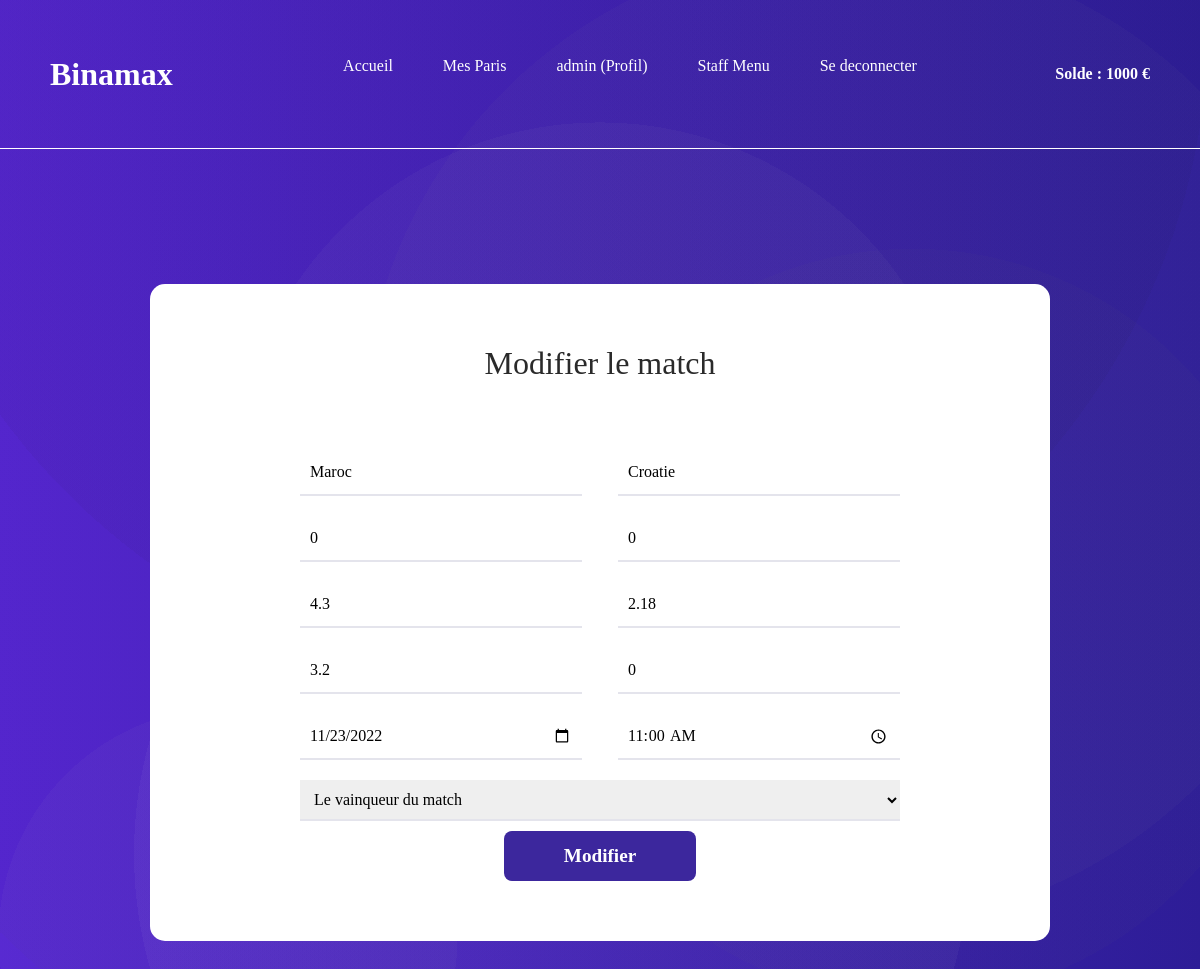
/modifier_match.php?id=1 (signed in), run on an earlier commit of the app's database.
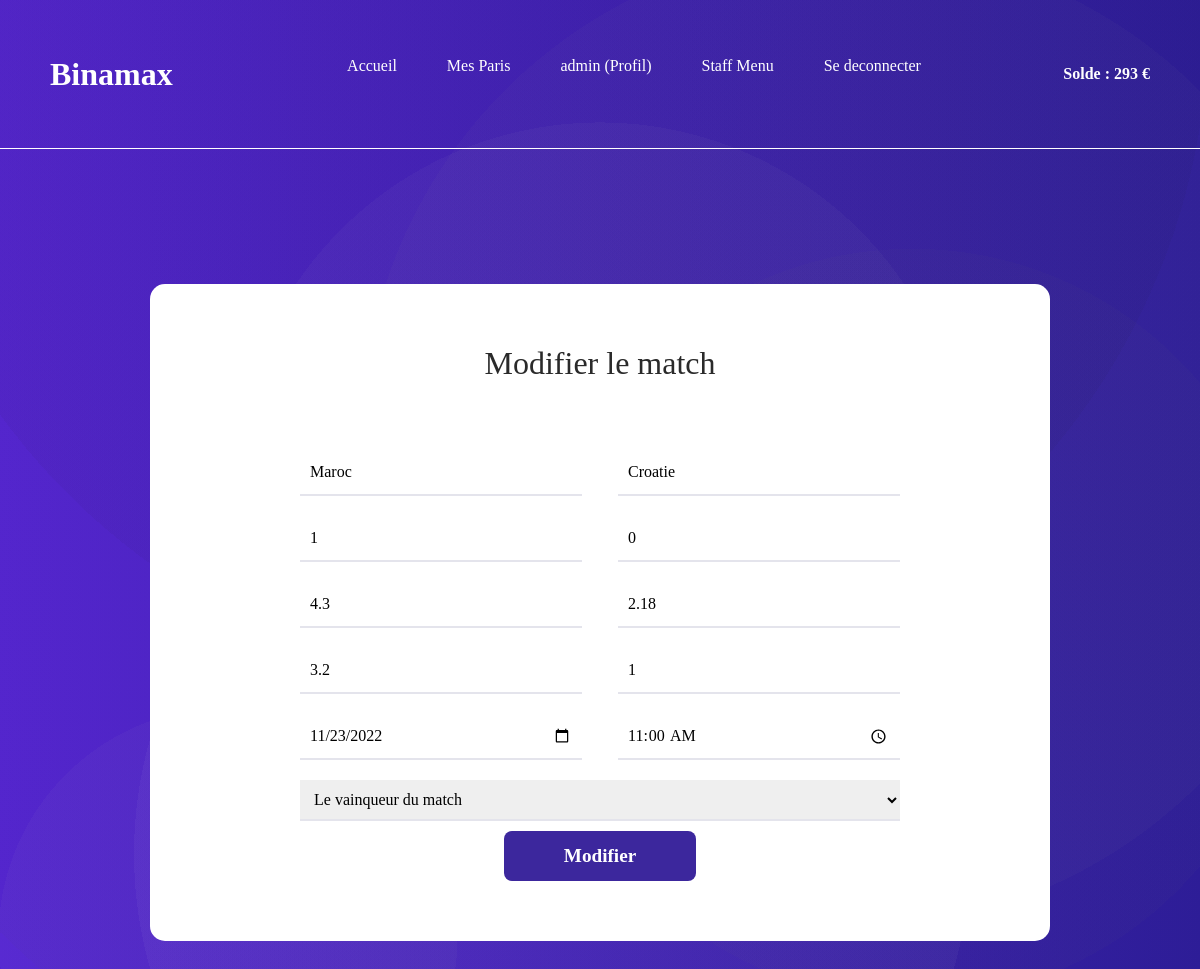
And on a later commit of the database.
### tables this page shows
CREATE TABLE `les_matchs` (
  `ID` int(11) NOT NULL,
  `equipe1` varchar(30) DEFAULT NULL,
  `equipe2` varchar(30) DEFAULT NULL,
  `score1` int(11) DEFAULT '0',
  `score2` int(11) DEFAULT '0',
  `la_date` date DEFAULT NULL,
  `heure` time DEFAULT NULL,
  `cote_equipe1` double DEFAULT NULL,
  `cote_equipe2` double DEFAULT NULL,
  `cote_nul` double DEFAULT NULL,
  `vainqueur` varchar(30) DEFAULT NULL,
  `status_match` int(11) DEFAULT '0'
);

### modifier_match.php (the view, shortened to what this page needs)
<?php
require_once("header.php");
require_once("navbar.php");
?>
<link rel="stylesheet" href="Styles/edit.css">
<br>
            <section id="edit">
            <div class="container">
                <div class="title">
                    <h2>Modifier le match</h2>
                </div>
                <?php
                    $req = $bdd->prepare("SELECT * FROM les_matchs where id = ?");
                    $req->execute([$_GET['id']]);
                    $match = $req->fetch();
                ?>
               <form action="#" method="POST">
                    <input value ="<?= $match['equipe1'] ?>"type="text" name="equipe1" placeholder="Nom de l'equipe 1" required>
                    <input value ="<?= $match['equipe2'] ?>"type="text" name="equipe2" placeholder="Nom de l'equipe 2" required>
                    <input value ="<?= $match['score1'] ?>"type="text" name="score1" placeholder="Score de l'equipe 1" required>
                    <input value ="<?= $match['score2'] ?>"type="text" name="score2" placeholder="Score de l'equipe 2" required>
                    <input value ="<?= $match['cote_equipe1'] ?>"type="int" name="cote_equipe1"  placeholder="la cote de equipe 1" required>
                    <input value ="<?= $match['cote_equipe2'] ?>"type="int" name="cote_equipe2"  placeholder="la cote de equipe 2" required>
                    <input value ="<?= $match['cote_nul'] ?>"type="int" name="cote_nul"  placeholder="la cote match nul " required>
                    <input value ="<?= $match['status_match'] ?>"type="int" name="status_match" placeholder="Le status du match">
                    <input value ="<?= $match['la_date'] ?>"type="date" name="la_date"  placeholder="La date du match" required>
                    <input value ="<?= $match['heure'] ?>"type="time" name="heure"  placeholder="L'heure du match" required>
                    <select name="vainqueur" id="vainqueur">
                        <option value="">Le vainqueur du match</option>
                    </select>
                    <button type="submit" name="submit">Modifier</button>
                </form>
            </section>

### navbar.php
<header>
    <nav class="navbar">
        <a href="" class="logo">Binamax</a>
        <div class="nav-links">
            <ul>
                <li><a href="accueil.php">Accueil</a></li>
                <li><a href="mes_paris.php">Mes Paris</a></li>
                <li><a href="profil.php"> <?= $_SESSION["username"] ?> (Profil) </a></li>
                <?php
                if ($_SESSION["administrateur"] == 1) {
                    echo '<li><a href="staffmenu.php"> Staff Menu </a></li>';
                }
                ?>
                <li><a href="sedeco.php"> Se deconnecter </a></li>
            </ul>
        </div>
        <a href="profil.php" class="solde">Solde : <?= $_SESSION["argent"] ?> €</a>
    </nav>
</header>

What changed in the data, as far as the page shows it:
changed les_matchs "Maroc": score1 "0" → "1"; status_match "0" → "1"
Also different on the page:
$_SESSION["argent"]: "1000" → "293"
